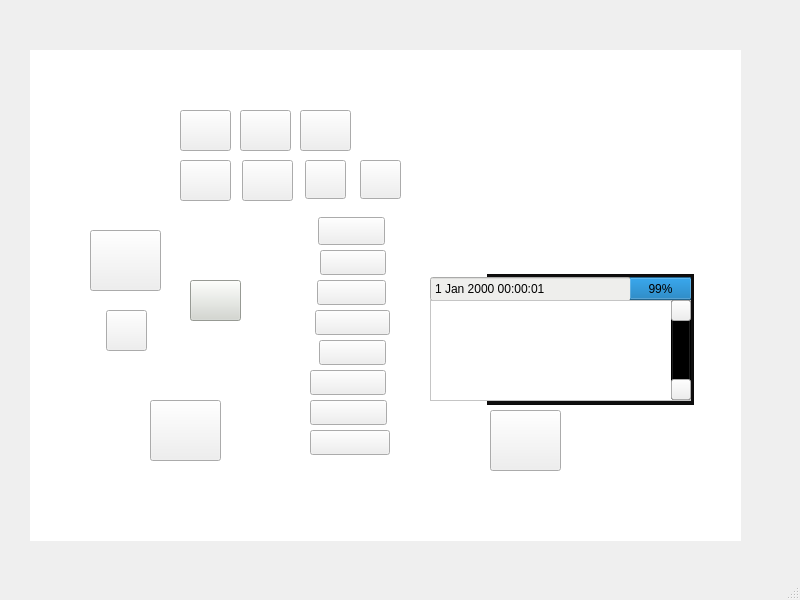
<?xml version="1.0" encoding="UTF-8"?>
<ui version="4.0">
 <class>MainWindow</class>
 <widget class="QMainWindow" name="MainWindow">
  <property name="geometry">
   <rect>
    <x>0</x>
    <y>0</y>
    <width>800</width>
    <height>600</height>
   </rect>
  </property>
  <property name="windowTitle">
   <string>MainWindow</string>
  </property>
  <widget class="QWidget" name="centralwidget">
   <widget class="QGraphicsView" name="graphicsView">
    <property name="geometry">
     <rect>
      <x>30</x>
      <y>50</y>
      <width>711</width>
      <height>491</height>
     </rect>
    </property>
    <property name="styleSheet">
     <string notr="true">border-image: url(:/new/images/OasisPro.svg);</string>
    </property>
    <property name="frameShape">
     <enum>QFrame::NoFrame</enum>
    </property>
   </widget>
   <widget class="QPushButton" name="powerButton">
    <property name="geometry">
     <rect>
      <x>490</x>
      <y>410</y>
      <width>71</width>
      <height>61</height>
     </rect>
    </property>
    <property name="styleSheet">
     <string notr="true">border-image: url(:/new/images/PowerButton.png);</string>
    </property>
    <property name="text">
     <string/>
    </property>
   </widget>
   <widget class="QPushButton" name="selectButton">
    <property name="geometry">
     <rect>
      <x>150</x>
      <y>400</y>
      <width>71</width>
      <height>61</height>
     </rect>
    </property>
    <property name="styleSheet">
     <string notr="true">border-image: url(:/new/images/SelectButton.png);</string>
    </property>
    <property name="text">
     <string/>
    </property>
   </widget>
   <widget class="QPushButton" name="twentyTimeButton">
    <property name="geometry">
     <rect>
      <x>180</x>
      <y>110</y>
      <width>51</width>
      <height>41</height>
     </rect>
    </property>
    <property name="styleSheet">
     <string notr="true">border-image: url(:/new/images/Screenshot 2022-12-05 at 1.19.34 PM.png);</string>
    </property>
    <property name="text">
     <string/>
    </property>
    <property name="checkable">
     <bool>true</bool>
    </property>
   </widget>
   <widget class="QPushButton" name="fortyFiveTimeButton">
    <property name="geometry">
     <rect>
      <x>240</x>
      <y>110</y>
      <width>51</width>
      <height>41</height>
     </rect>
    </property>
    <property name="styleSheet">
     <string notr="true">border-image: url(:/new/images/Screenshot 2022-12-05 at 1.19.43 PM.png);</string>
    </property>
    <property name="text">
     <string/>
    </property>
    <property name="checkable">
     <bool>true</bool>
    </property>
   </widget>
   <widget class="QPushButton" name="userDesTimeButton">
    <property name="geometry">
     <rect>
      <x>300</x>
      <y>110</y>
      <width>51</width>
      <height>41</height>
     </rect>
    </property>
    <property name="styleSheet">
     <string notr="true">border-image: url(:/new/images/Screenshot 2022-12-05 at 1.19.53 PM.png);</string>
    </property>
    <property name="text">
     <string/>
    </property>
    <property name="checkable">
     <bool>true</bool>
    </property>
   </widget>
   <widget class="QPushButton" name="type1Button">
    <property name="geometry">
     <rect>
      <x>180</x>
      <y>160</y>
      <width>51</width>
      <height>41</height>
     </rect>
    </property>
    <property name="styleSheet">
     <string notr="true">border-image: url(:/new/images/Screenshot 2022-12-05 at 1.20.10 PM.png);</string>
    </property>
    <property name="text">
     <string/>
    </property>
    <property name="checkable">
     <bool>true</bool>
    </property>
   </widget>
   <widget class="QPushButton" name="type2Button">
    <property name="geometry">
     <rect>
      <x>242</x>
      <y>160</y>
      <width>51</width>
      <height>41</height>
     </rect>
    </property>
    <property name="styleSheet">
     <string notr="true">border-image: url(:/new/images/Screenshot 2022-12-05 at 1.20.30 PM.png);</string>
    </property>
    <property name="text">
     <string/>
    </property>
    <property name="checkable">
     <bool>true</bool>
    </property>
   </widget>
   <widget class="QPushButton" name="type3Button">
    <property name="geometry">
     <rect>
      <x>305</x>
      <y>160</y>
      <width>41</width>
      <height>39</height>
     </rect>
    </property>
    <property name="styleSheet">
     <string notr="true">border-image: url(:/new/images/Screenshot 2022-12-05 at 1.20.35 PM.png);</string>
    </property>
    <property name="text">
     <string/>
    </property>
    <property name="checkable">
     <bool>true</bool>
    </property>
   </widget>
   <widget class="QPushButton" name="type4Button">
    <property name="geometry">
     <rect>
      <x>360</x>
      <y>160</y>
      <width>41</width>
      <height>39</height>
     </rect>
    </property>
    <property name="styleSheet">
     <string notr="true">border-image: url(:/new/images/theta.png);</string>
    </property>
    <property name="text">
     <string/>
    </property>
    <property name="checkable">
     <bool>true</bool>
    </property>
   </widget>
   <widget class="QListWidget" name="listWidget">
    <property name="enabled">
     <bool>false</bool>
    </property>
    <property name="geometry">
     <rect>
      <x>430</x>
      <y>300</y>
      <width>261</width>
      <height>101</height>
     </rect>
    </property>
    <property name="palette">
     <palette>
      <active>
       <colorrole role="Button">
        <brush brushstyle="SolidPattern">
         <color alpha="255">
          <red>255</red>
          <green>255</green>
          <blue>255</blue>
         </color>
        </brush>
       </colorrole>
       <colorrole role="Text">
        <brush brushstyle="SolidPattern">
         <color alpha="255">
          <red>0</red>
          <green>0</green>
          <blue>0</blue>
         </color>
        </brush>
       </colorrole>
       <colorrole role="Base">
        <brush brushstyle="SolidPattern">
         <color alpha="255">
          <red>255</red>
          <green>255</green>
          <blue>255</blue>
         </color>
        </brush>
       </colorrole>
       <colorrole role="Window">
        <brush brushstyle="SolidPattern">
         <color alpha="255">
          <red>255</red>
          <green>255</green>
          <blue>255</blue>
         </color>
        </brush>
       </colorrole>
       <colorrole role="Highlight">
        <brush brushstyle="SolidPattern">
         <color alpha="255">
          <red>48</red>
          <green>140</green>
          <blue>198</blue>
         </color>
        </brush>
       </colorrole>
       <colorrole role="PlaceholderText">
        <brush brushstyle="SolidPattern">
         <color alpha="128">
          <red>0</red>
          <green>0</green>
          <blue>0</blue>
         </color>
        </brush>
       </colorrole>
      </active>
      <inactive>
       <colorrole role="Button">
        <brush brushstyle="SolidPattern">
         <color alpha="255">
          <red>255</red>
          <green>255</green>
          <blue>255</blue>
         </color>
        </brush>
       </colorrole>
       <colorrole role="Text">
        <brush brushstyle="SolidPattern">
         <color alpha="255">
          <red>0</red>
          <green>0</green>
          <blue>0</blue>
         </color>
        </brush>
       </colorrole>
       <colorrole role="Base">
        <brush brushstyle="SolidPattern">
         <color alpha="255">
          <red>255</red>
          <green>255</green>
          <blue>255</blue>
         </color>
        </brush>
       </colorrole>
       <colorrole role="Window">
        <brush brushstyle="SolidPattern">
         <color alpha="255">
          <red>255</red>
          <green>255</green>
          <blue>255</blue>
         </color>
        </brush>
       </colorrole>
       <colorrole role="Highlight">
        <brush brushstyle="SolidPattern">
         <color alpha="255">
          <red>48</red>
          <green>140</green>
          <blue>198</blue>
         </color>
        </brush>
       </colorrole>
       <colorrole role="PlaceholderText">
        <brush brushstyle="SolidPattern">
         <color alpha="128">
          <red>0</red>
          <green>0</green>
          <blue>0</blue>
         </color>
        </brush>
       </colorrole>
      </inactive>
      <disabled>
       <colorrole role="Button">
        <brush brushstyle="SolidPattern">
         <color alpha="255">
          <red>255</red>
          <green>255</green>
          <blue>255</blue>
         </color>
        </brush>
       </colorrole>
       <colorrole role="Text">
        <brush brushstyle="SolidPattern">
         <color alpha="255">
          <red>0</red>
          <green>0</green>
          <blue>0</blue>
         </color>
        </brush>
       </colorrole>
       <colorrole role="Base">
        <brush brushstyle="SolidPattern">
         <color alpha="255">
          <red>255</red>
          <green>255</green>
          <blue>255</blue>
         </color>
        </brush>
       </colorrole>
       <colorrole role="Window">
        <brush brushstyle="SolidPattern">
         <color alpha="255">
          <red>255</red>
          <green>255</green>
          <blue>255</blue>
         </color>
        </brush>
       </colorrole>
       <colorrole role="Highlight">
        <brush brushstyle="SolidPattern">
         <color alpha="255">
          <red>114</red>
          <green>159</green>
          <blue>207</blue>
         </color>
        </brush>
       </colorrole>
       <colorrole role="PlaceholderText">
        <brush brushstyle="SolidPattern">
         <color alpha="128">
          <red>0</red>
          <green>0</green>
          <blue>0</blue>
         </color>
        </brush>
       </colorrole>
      </disabled>
     </palette>
    </property>
    <property name="font">
     <font>
      <weight>50</weight>
      <italic>false</italic>
      <bold>false</bold>
      <underline>false</underline>
      <kerning>true</kerning>
     </font>
    </property>
    <property name="cursor" stdset="0">
     <cursorShape>ArrowCursor</cursorShape>
    </property>
    <property name="mouseTracking">
     <bool>false</bool>
    </property>
    <property name="layoutDirection">
     <enum>Qt::LeftToRight</enum>
    </property>
    <property name="autoFillBackground">
     <bool>false</bool>
    </property>
    <property name="styleSheet">
     <string notr="true">background-color: rgb(255, 255, 255);</string>
    </property>
    <property name="inputMethodHints">
     <set>Qt::ImhNone</set>
    </property>
    <property name="verticalScrollBarPolicy">
     <enum>Qt::ScrollBarAlwaysOff</enum>
    </property>
    <property name="horizontalScrollBarPolicy">
     <enum>Qt::ScrollBarAlwaysOff</enum>
    </property>
    <property name="editTriggers">
     <set>QAbstractItemView::DoubleClicked|QAbstractItemView::EditKeyPressed</set>
    </property>
    <property name="tabKeyNavigation">
     <bool>false</bool>
    </property>
    <property name="defaultDropAction">
     <enum>Qt::CopyAction</enum>
    </property>
    <property name="selectionMode">
     <enum>QAbstractItemView::SingleSelection</enum>
    </property>
    <property name="selectionBehavior">
     <enum>QAbstractItemView::SelectItems</enum>
    </property>
    <property name="viewMode">
     <enum>QListView::ListMode</enum>
    </property>
    <property name="sortingEnabled">
     <bool>false</bool>
    </property>
   </widget>
   <widget class="QProgressBar" name="Battery">
    <property name="geometry">
     <rect>
      <x>630</x>
      <y>277</y>
      <width>61</width>
      <height>23</height>
     </rect>
    </property>
    <property name="contextMenuPolicy">
     <enum>Qt::DefaultContextMenu</enum>
    </property>
    <property name="value">
     <number>99</number>
    </property>
    <property name="invertedAppearance">
     <bool>true</bool>
    </property>
   </widget>
   <widget class="QDateTimeEdit" name="dateTimeEdit">
    <property name="geometry">
     <rect>
      <x>430</x>
      <y>276</y>
      <width>201</width>
      <height>26</height>
     </rect>
    </property>
    <property name="focusPolicy">
     <enum>Qt::NoFocus</enum>
    </property>
    <property name="autoFillBackground">
     <bool>false</bool>
    </property>
    <property name="styleSheet">
     <string notr="true">background-color: rgb(238, 238, 236);</string>
    </property>
    <property name="readOnly">
     <bool>true</bool>
    </property>
    <property name="buttonSymbols">
     <enum>QAbstractSpinBox::NoButtons</enum>
    </property>
    <property name="dateTime">
     <datetime>
      <hour>0</hour>
      <minute>0</minute>
      <second>1</second>
      <year>2000</year>
      <month>1</month>
      <day>1</day>
     </datetime>
    </property>
    <property name="date">
     <date>
      <year>2000</year>
      <month>1</month>
      <day>1</day>
     </date>
    </property>
    <property name="minimumDateTime">
     <datetime>
      <hour>0</hour>
      <minute>0</minute>
      <second>0</second>
      <year>1752</year>
      <month>9</month>
      <day>18</day>
     </datetime>
    </property>
    <property name="timeSpec">
     <enum>Qt::TimeZone</enum>
    </property>
   </widget>
   <widget class="QPushButton" name="replayButton">
    <property name="geometry">
     <rect>
      <x>106</x>
      <y>310</y>
      <width>41</width>
      <height>41</height>
     </rect>
    </property>
    <property name="styleSheet">
     <string notr="true">border-image: url(:/new/images/replay.png);</string>
    </property>
    <property name="text">
     <string/>
    </property>
   </widget>
   <widget class="QPushButton" name="recordButton">
    <property name="geometry">
     <rect>
      <x>90</x>
      <y>230</y>
      <width>71</width>
      <height>61</height>
     </rect>
    </property>
    <property name="styleSheet">
     <string notr="true">border-image: url(:/new/images/record.png);</string>
    </property>
    <property name="text">
     <string/>
    </property>
    <property name="checkable">
     <bool>true</bool>
    </property>
   </widget>
   <widget class="QPushButton" name="intensity1">
    <property name="geometry">
     <rect>
      <x>310</x>
      <y>430</y>
      <width>80</width>
      <height>25</height>
     </rect>
    </property>
    <property name="styleSheet">
     <string notr="true">border-image: url(:/new/images/1.png);</string>
    </property>
    <property name="text">
     <string/>
    </property>
    <property name="checkable">
     <bool>true</bool>
    </property>
   </widget>
   <widget class="QPushButton" name="intensity2">
    <property name="geometry">
     <rect>
      <x>310</x>
      <y>400</y>
      <width>77</width>
      <height>25</height>
     </rect>
    </property>
    <property name="styleSheet">
     <string notr="true">border-image: url(:/new/images/2.png);</string>
    </property>
    <property name="text">
     <string/>
    </property>
    <property name="checkable">
     <bool>true</bool>
    </property>
   </widget>
   <widget class="QPushButton" name="intensity3">
    <property name="geometry">
     <rect>
      <x>310</x>
      <y>370</y>
      <width>76</width>
      <height>25</height>
     </rect>
    </property>
    <property name="styleSheet">
     <string notr="true">border-image: url(:/new/images/3.png);</string>
    </property>
    <property name="text">
     <string/>
    </property>
    <property name="checkable">
     <bool>true</bool>
    </property>
   </widget>
   <widget class="QPushButton" name="intensity4">
    <property name="geometry">
     <rect>
      <x>319</x>
      <y>340</y>
      <width>67</width>
      <height>25</height>
     </rect>
    </property>
    <property name="styleSheet">
     <string notr="true">border-image: url(:/new/images/4.png);</string>
    </property>
    <property name="text">
     <string/>
    </property>
    <property name="checkable">
     <bool>true</bool>
    </property>
   </widget>
   <widget class="QPushButton" name="intensity5">
    <property name="geometry">
     <rect>
      <x>315</x>
      <y>310</y>
      <width>75</width>
      <height>25</height>
     </rect>
    </property>
    <property name="styleSheet">
     <string notr="true">border-image: url(:/new/images/5.png);</string>
    </property>
    <property name="text">
     <string/>
    </property>
    <property name="checkable">
     <bool>true</bool>
    </property>
   </widget>
   <widget class="QPushButton" name="intensity6">
    <property name="geometry">
     <rect>
      <x>317</x>
      <y>280</y>
      <width>69</width>
      <height>25</height>
     </rect>
    </property>
    <property name="styleSheet">
     <string notr="true">border-image: url(:/new/images/6.png);</string>
    </property>
    <property name="text">
     <string/>
    </property>
    <property name="checkable">
     <bool>true</bool>
    </property>
   </widget>
   <widget class="QPushButton" name="intensity7">
    <property name="geometry">
     <rect>
      <x>320</x>
      <y>250</y>
      <width>66</width>
      <height>25</height>
     </rect>
    </property>
    <property name="styleSheet">
     <string notr="true">border-image: url(:/new/images/7.png);</string>
    </property>
    <property name="text">
     <string/>
    </property>
    <property name="checkable">
     <bool>true</bool>
    </property>
   </widget>
   <widget class="QPushButton" name="intensity8">
    <property name="geometry">
     <rect>
      <x>318</x>
      <y>217</y>
      <width>67</width>
      <height>28</height>
     </rect>
    </property>
    <property name="styleSheet">
     <string notr="true">border-image: url(:/new/images/8.png);</string>
    </property>
    <property name="text">
     <string/>
    </property>
    <property name="checkable">
     <bool>true</bool>
    </property>
   </widget>
   <widget class="QPushButton" name="upButton">
    <property name="geometry">
     <rect>
      <x>671</x>
      <y>300</y>
      <width>20</width>
      <height>21</height>
     </rect>
    </property>
    <property name="styleSheet">
     <string notr="true">border-image: url(:/new/images/up.png);</string>
    </property>
    <property name="text">
     <string/>
    </property>
   </widget>
   <widget class="QPushButton" name="downButton">
    <property name="geometry">
     <rect>
      <x>671</x>
      <y>379</y>
      <width>20</width>
      <height>21</height>
     </rect>
    </property>
    <property name="styleSheet">
     <string notr="true">border-image: url(:/new/images/down.png);</string>
    </property>
    <property name="text">
     <string/>
    </property>
   </widget>
   <widget class="QPushButton" name="arrowSlide">
    <property name="enabled">
     <bool>false</bool>
    </property>
    <property name="geometry">
     <rect>
      <x>671</x>
      <y>300</y>
      <width>20</width>
      <height>100</height>
     </rect>
    </property>
    <property name="styleSheet">
     <string notr="true">background-color:rgb(0, 0, 0)</string>
    </property>
    <property name="text">
     <string/>
    </property>
   </widget>
   <widget class="QListView" name="listView">
    <property name="geometry">
     <rect>
      <x>487</x>
      <y>274</y>
      <width>207</width>
      <height>131</height>
     </rect>
    </property>
    <property name="styleSheet">
     <string notr="true">background-color: rgb(15, 14, 14);</string>
    </property>
   </widget>
   <widget class="QPushButton" name="connectionButton">
    <property name="geometry">
     <rect>
      <x>190</x>
      <y>280</y>
      <width>51</width>
      <height>41</height>
     </rect>
    </property>
    <property name="styleSheet">
     <string notr="true">background-color: rgb(211, 215, 207);</string>
    </property>
    <property name="text">
     <string/>
    </property>
    <property name="checkable">
     <bool>true</bool>
    </property>
   </widget>
   <zorder>graphicsView</zorder>
   <zorder>powerButton</zorder>
   <zorder>selectButton</zorder>
   <zorder>twentyTimeButton</zorder>
   <zorder>fortyFiveTimeButton</zorder>
   <zorder>userDesTimeButton</zorder>
   <zorder>type1Button</zorder>
   <zorder>type2Button</zorder>
   <zorder>type3Button</zorder>
   <zorder>type4Button</zorder>
   <zorder>replayButton</zorder>
   <zorder>recordButton</zorder>
   <zorder>intensity1</zorder>
   <zorder>intensity2</zorder>
   <zorder>intensity3</zorder>
   <zorder>intensity4</zorder>
   <zorder>intensity5</zorder>
   <zorder>intensity6</zorder>
   <zorder>intensity7</zorder>
   <zorder>intensity8</zorder>
   <zorder>listView</zorder>
   <zorder>dateTimeEdit</zorder>
   <zorder>Battery</zorder>
   <zorder>listWidget</zorder>
   <zorder>arrowSlide</zorder>
   <zorder>downButton</zorder>
   <zorder>upButton</zorder>
   <zorder>connectionButton</zorder>
  </widget>
  <widget class="QMenuBar" name="menubar">
   <property name="geometry">
    <rect>
     <x>0</x>
     <y>0</y>
     <width>800</width>
     <height>22</height>
    </rect>
   </property>
  </widget>
  <widget class="QStatusBar" name="statusbar"/>
 </widget>
 <resources/>
 <connections/>
</ui>
